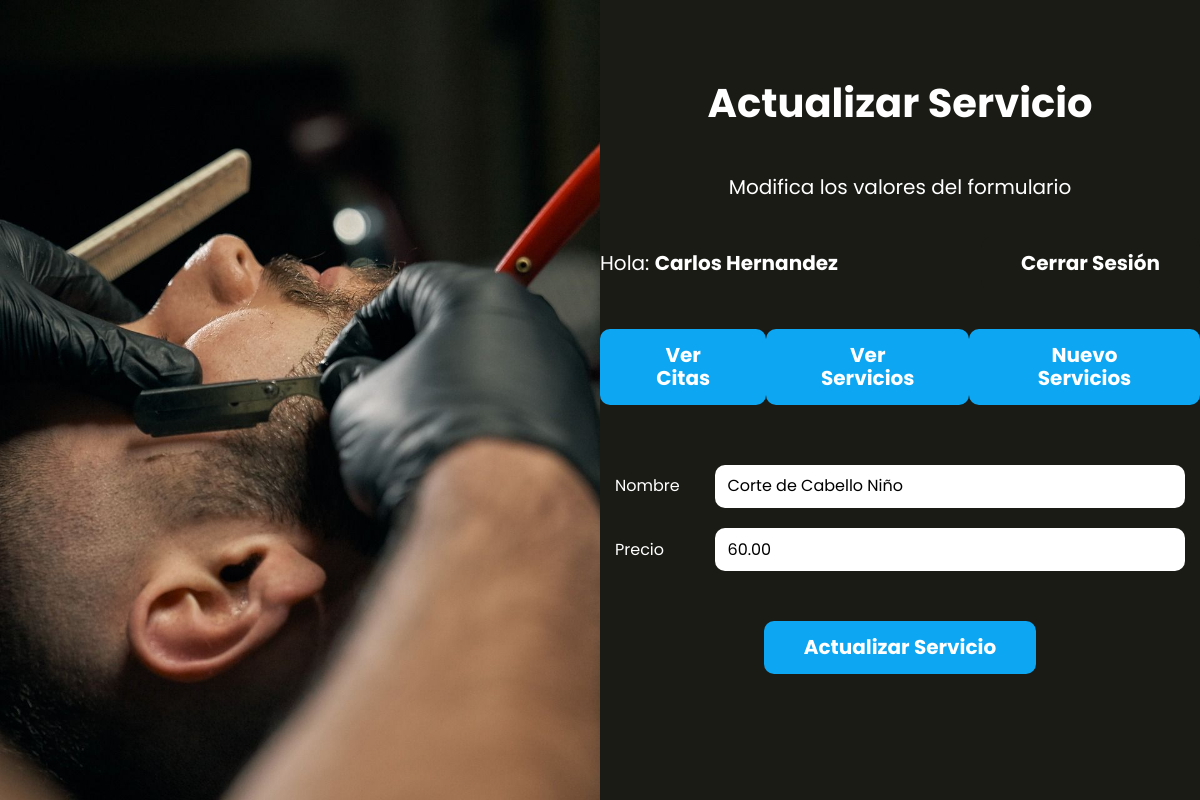
/servicios/actualizar?id=3 (signed in), run on an earlier commit of the app's database.
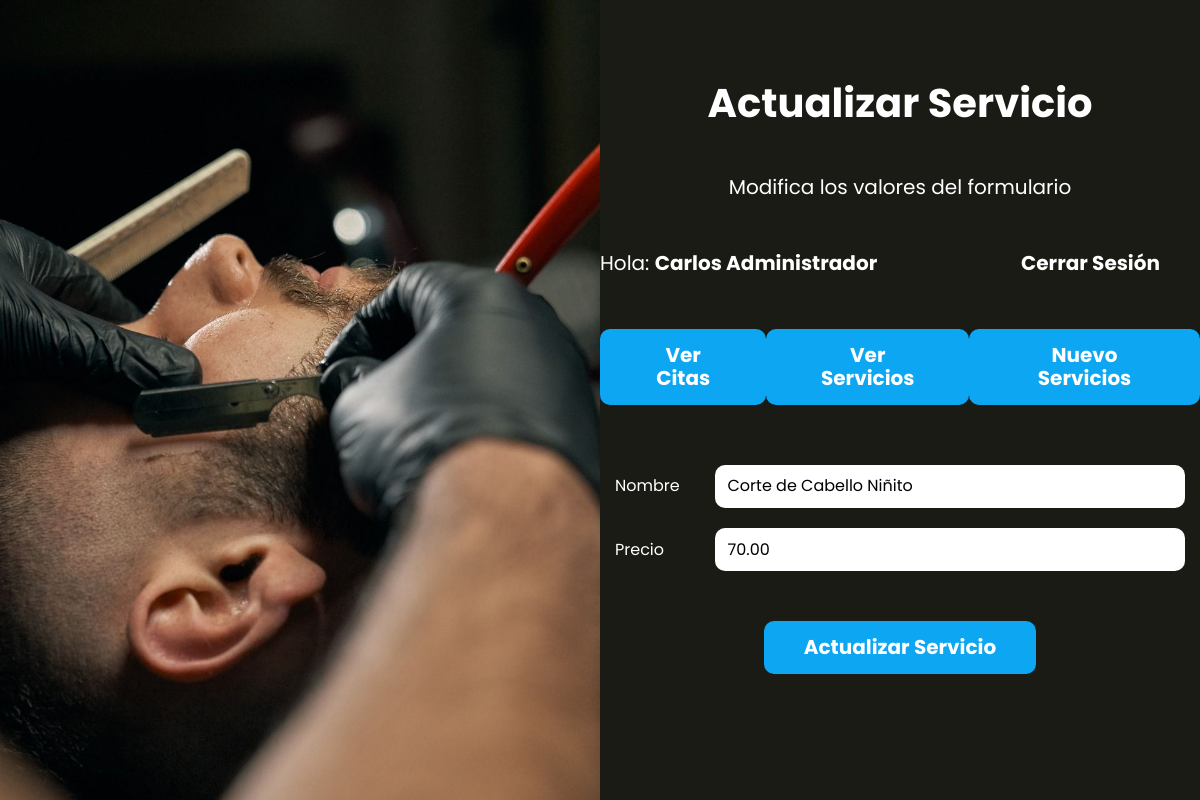
And on a later commit of the database.
### tables this page shows
CREATE TABLE `servicios` (
  `id` int NOT NULL AUTO_INCREMENT,
  `nombre` varchar(60) DEFAULT NULL,
  `precio` decimal(5,2) DEFAULT NULL,
  PRIMARY KEY (`id`)
);

### controllers/ServicioController.php (called while the page is built, shortened)
<?php
class ServicioController{
  public static function actualizar(Router $router){
    $id = is_numeric($_GET['id']);
    if(!$id) return;
    else $id=$_GET['id'];
    $servicio = Servicio::find($id);
    $alertas = [];
    $router->render('servicios/actualizar',[
      'nombre'=>$_SESSION['nombre'],
      'servicio'=>$servicio,
      'alertas'=>$alertas
    ]);
  }
}

### public/index.php (called while the page is built, shortened)
<?php
$router = new Router();
$router->get('/',[LoginController::class, 'login']);
$router->post('/',[LoginController::class, 'login']);
$router->get('/logout',[LoginController::class, 'logout']);
$router->get('/olvide',[LoginController::class, 'olvide']);
$router->post('/olvide',[LoginController::class, 'olvide']);
$router->get('/recuperar',[LoginController::class, 'recuperar']);
$router->post('/recuperar',[LoginController::class, 'recuperar']);
$router->get('/crear-cuenta',[LoginController::class, 'crear']);
$router->post('/crear-cuenta',[LoginController::class, 'crear']);
$router->get('/confirmar-cuenta', [LoginController::class, 'confirmar']);
$router->get('/mensaje', [LoginController::class, 'mensaje']);
$router->get('/cita',[CitaController::class, 'index']);
$router->get('/admin',[AdminController::class, 'index']);
$router->get('/api/servicios',[APIController::class, 'index']);
$router->post('/api/citas',[APIController::class, 'guardar']);
$router->post('/api/eliminar',[APIController::class, 'eliminar']);
$router->get('/servicios', [ServicioController::class, 'index']);
$router->get('/servicios/crear', [ServicioController::class, 'crear']);
$router->post('/servicios/crear', [ServicioController::class, 'crear']);
$router->get('/servicios/actualizar', [ServicioController::class, 'actualizar']);
$router->post('/servicios/actualizar', [ServicioController::class, 'actualizar']);
$router->post('/servicios/eliminar', [ServicioController::class, 'eliminar']);
$router->comprobarRutas();

### models/ActiveRecord.php (called while the page is built, shortened)
<?php
class ActiveRecord {
    protected static $db;
    protected static $tabla = '';
    public static function setDB($database) {
        self::$db = $database;
    }
    public static function consultarSQL($query) {
        $resultado = self::$db->query($query);
        $array = [];
        while($registro = $resultado->fetch_assoc()) {
            $array[] = static::crearObjeto($registro);
        }
        return $array;
    }
    protected static function crearObjeto($registro) {
        $objeto = new static;
        foreach($registro as $key => $value ) {
            if(property_exists( $objeto, $key  )) {
                $objeto->$key = $value;
            }
        }
        return $objeto;
    }
    public static function find($id) {
        $query = "SELECT * FROM " . static::$tabla  ." WHERE id = {$id}";
        $resultado = self::consultarSQL($query);
        return array_shift( $resultado ) ;
    }
}

### views/servicios/formulario.php (the view)
<div class="campo">
  <label for="nombre">Nombre</label>
  <input type="text" name="nombre" id="nombre" placeholder="Nombre del Servicio" value="<?= $servicio->nombre ?>">
</div>
<div class="campo">
  <label for="precio">Precio</label>
  <input type="number" name="precio" id="precio" placeholder="precio del Servicio" value="<?= $servicio->precio ?>">
</div>

### views/templates/barra.php
<div class="barra">
  <p>Hola: <span> <?= $nombre??'' ?> </span> </p>
  <a href="/logout" class="boton">Cerrar Sesión</a>
</div>
<?php if(isset($_SESSION['admin'])): ?>
  <div class="barra-servicios">
    <a class="boton" href="/admin">Ver Citas</a>
    <a class="boton" href="/servicios">Ver Servicios</a>
    <a class="boton" href="/servicios/crear">Nuevo Servicios</a>
  </div>
<?php endif ?>

What changed in the data, as far as the page shows it:
changed servicios: nombre "Corte de Cabello Niño" → "Corte de Cabello Niñito"; precio "60.00" → "70.00"
Also different on the page:
$nombre: "Carlos Hernandez" → "Carlos Administrador"
